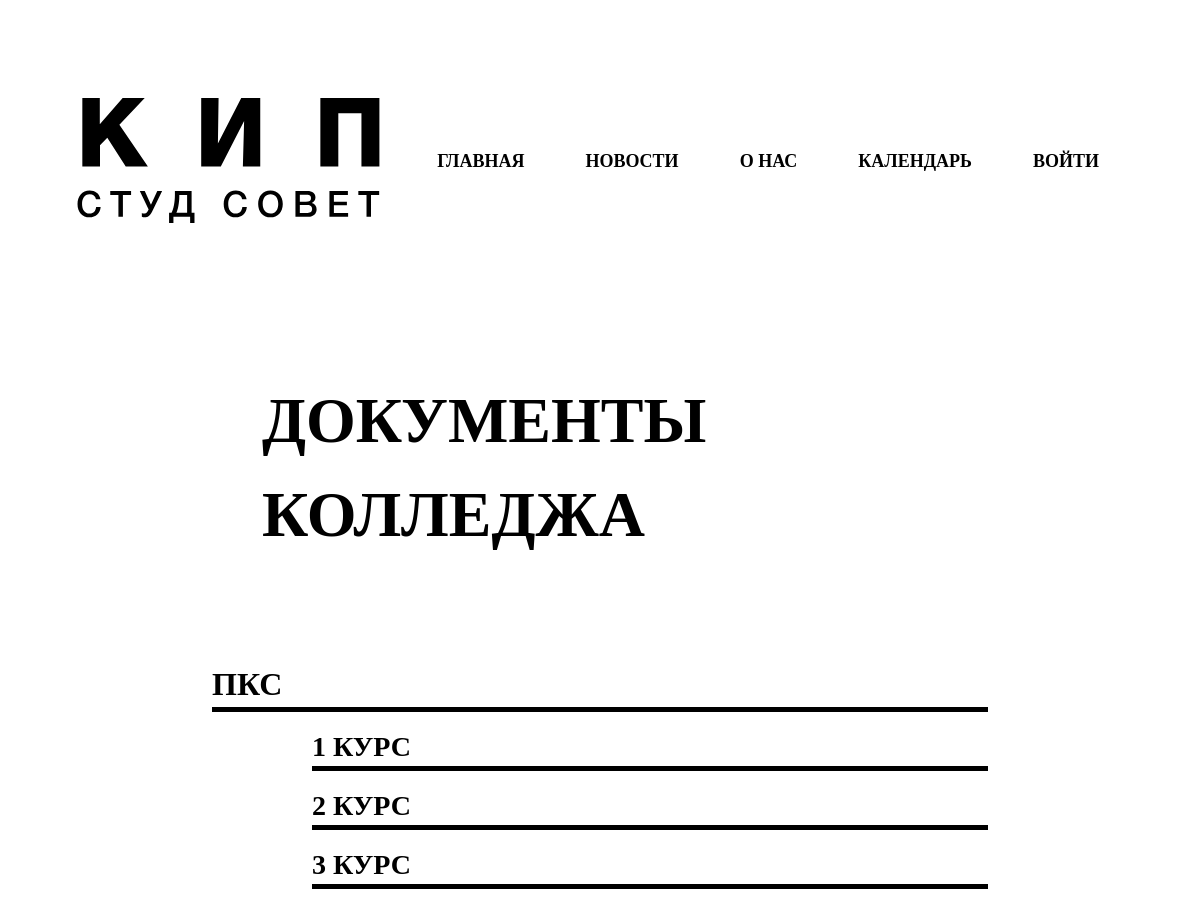
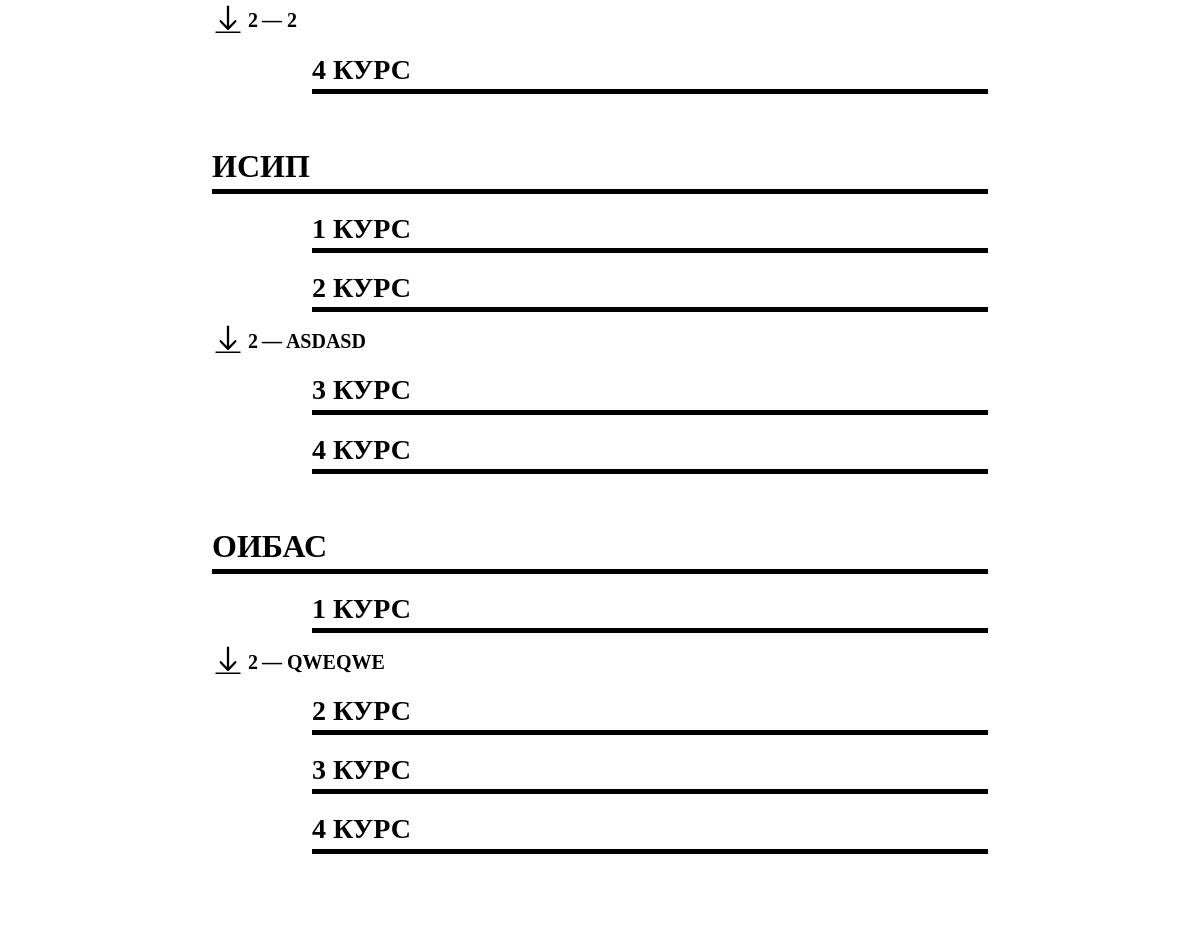
Before: /docs_college/ (upper part) with the older database file (2 pictures, top to bottom).
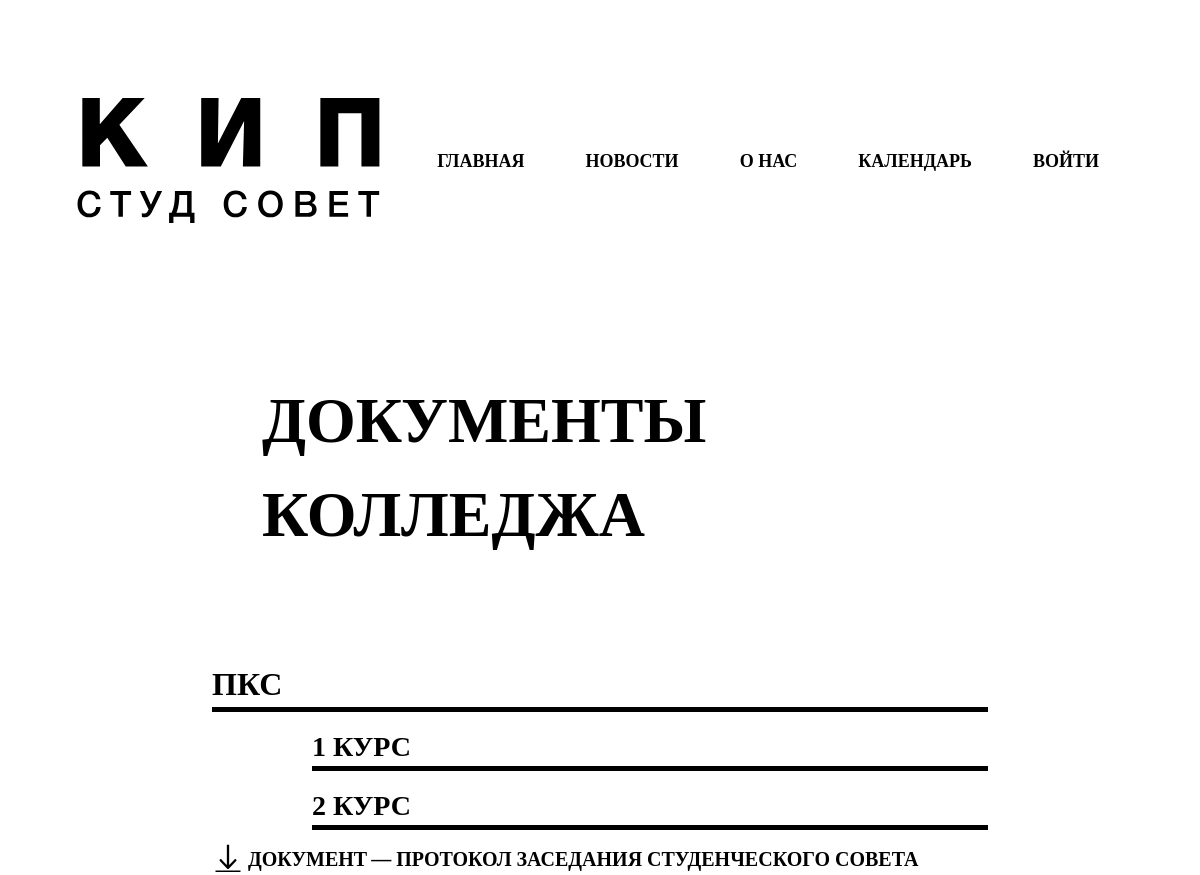
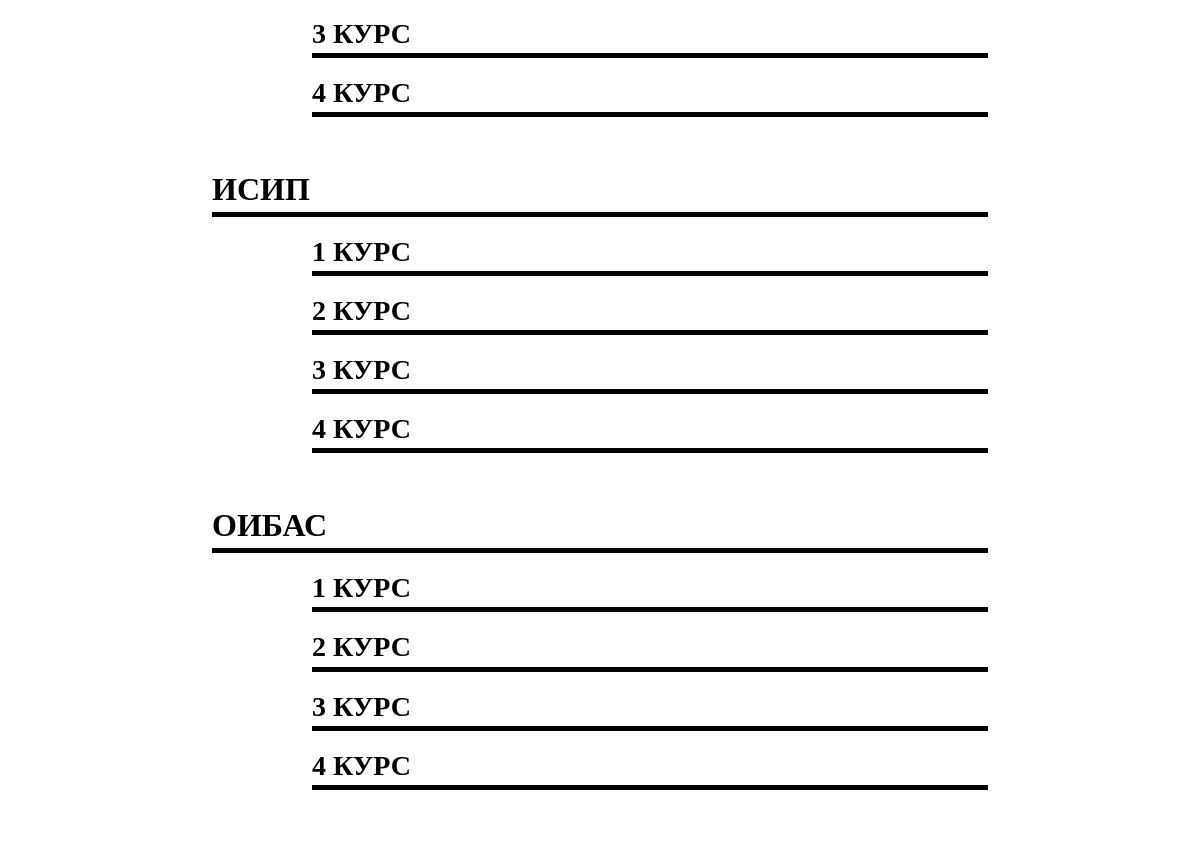
After: the same page with the newer database file (2 pictures, top to bottom).
### accounts/models.py (models this page shows, shortened)
class Specialty(models.Model):
    name        = models.CharField(max_length=200, null=True)
    def __str__(self):
        return self.name

class DocsCollege(models.Model):
    COURCE = (
            ('1 курс', '1 курс'),
            ('2 курс', '2 курс'),
            ('3 курс', '3 курс'),
            ('4 курс', '4 курс')
    )
    name        = models.CharField(max_length=200, null=True, blank=True)
    file        = models.FileField(null=True, blank=True)
    specialty   = models.ForeignKey(Specialty, null = True, blank = True, on_delete = models.SET_NULL)
    cource      = models.CharField(max_length=200, null=True,  blank = True,choices=COURCE)
    description = models.CharField(max_length=200, null=True, blank=True)
    date_created= models.DateTimeField(auto_now_add=True, blank=True, null=True)

### accounts/views.py (the view)
# urls.py: path('docs_college/', views.docs_college, name="docs_college"),
def docs_college(request):
    specialties = Specialty.objects.all()
    cources = ["1 курс", "2 курс", "3 курс", "4 курс"]
    docs = DocsCollege.objects.all()
    context = {
        'specialties':specialties, 'cources':cources, 'docs':docs
    }
    return render(request, 'accounts/pages/docs_college.html', context)

### accounts/templates/accounts/pages/docs_college.html (shortened to what this page needs)
{% extends 'accounts/main.html' %}
{% load static %}
{% block content %}
<section class="promo row">
    <div class="col-12 col-sm-7 promo-header">
        Документы Колледжа
    </div>
</section>
<section class="docs row">
    <div class="col-0 col-xs-0 col-sm-1 col-md-1 col-lg-2"></div>
    <div class="col-xs-12 col-sm-10 col-md-10 col-lg-8">
        {% for specialty in specialties %}
        <div class="doc-box-class">
            <div class="doc-header">{{specialty}}</div>
            {% for cource in cources %}
                <div class="doc-year">
                    <div class="doc-year-header">{{cource}}</div>
                    {% for doc in docs %}
                        {% if doc.specialty == specialty and doc.cource == cource %}
                        <div class="doc-document">
                            <a class="nav-item-link"  href="{{doc.file.url}}" download>
                            </a>
                            <a class="doc-file">{{doc.name}}</a>
                            <span class="doc-about"> — {{doc.description}}</span>
                        </div>
                        {% endif %}
                    {% endfor %}
                </div>
            {% endfor %}
        </div>
        {% endfor %}
    </div>
    <div class="col-0 col-xs-0 col-sm-1 col-md-1 col-lg-2"></div>
</section>
{% endblock %}

Changed rows visible on the page:
removed DocsCollege: name "2", description "2", shown under Specialty "ПКС"
removed DocsCollege: name "2", description "ASDASD", shown under Specialty "ИСИП"
removed DocsCollege: name "2", description "QWEQWE", shown under Specialty "ОИБАС"
added DocsCollege: name "ДОКУМЕНТ", description "ПРОТОКОЛ ЗАСЕДАНИЯ СТУДЕНЧЕСКОГО СОВЕТА", shown under Specialty "ПКС"
